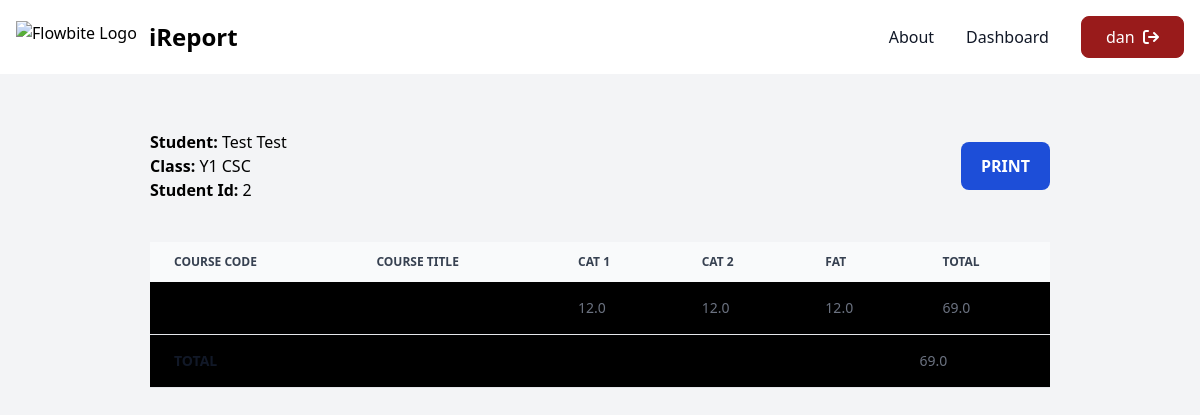
Screenshot of /dashboard/report/2/ (signed in) with the database file from the repository.
### MainApp/models.py (models this page shows, shortened)
class Student(models.Model):
    creator = models.ForeignKey(User, on_delete=models.CASCADE)
    student_id = models.CharField(max_length=10,default='0')
    first_name = models.CharField(max_length=100)
    last_name = models.CharField(max_length=100)
    current_class = models.ForeignKey('TheClass',on_delete=models.CASCADE)

class TheClass(models.Model):
    creator = models.ForeignKey(User, on_delete=models.CASCADE)
    name = models.CharField(max_length=100)
    code = models.CharField(max_length=10)
    courses = models.ManyToManyField('Course')

class Data(models.Model):
    student = models.ForeignKey(Student,on_delete=models.CASCADE)
    course = models.ForeignKey(Course,on_delete=models.CASCADE,null=True,blank=True)
    cat1 = models.FloatField(default=0.0)
    cat2 =models.FloatField(default=0.0)
    fat = models.FloatField(default=0.0)
    total = models.FloatField(default=0.0)

### MainApp/views.py (the view)
# urls.py: path('dashboard/report/<int:student_id>/', StudentReport.as_view(), name='student_report'),
class StudentReport(LoginRequiredMixin, View):
    def get(self, request, student_id):
        student = Student.objects.get(student_id=student_id)
        data_records = Data.objects.filter(student=student)
        courses = student.current_class.courses.all()
        sum_of_marks = 0
        for data in data_records:
             sum_of_marks += data.total
        context = {
            'student': student,
            'data_records': data_records,
            'courses': courses,
            'sum_of_marks':sum_of_marks
        }
        return render(request, 'student_report.html', context)

### MainApp/templates/student_report.html (shortened to what this page needs)
{% extends 'dashboard_base.html' %} {% block dashboard %}
<section
  class="flex bg-gray-100 min-h-screen"
  x-data="{panel:false, menu:true}"
>
  <div class="mx-auto w-3/4 my-10">
    <div class="flex justify-between items-center py-4">
    <div>
    <h1><b>Student: </b> {{ student.first_name }} {{ student.last_name }}</h1>
    <h2><b>Class: </b> {{ student.current_class.name }}</h2>
    <h2><b>Student Id: </b> {{ student.student_id }}</h2>
    </div>
    <button class="rounded-lg py-3 px-5 text-bold bg-blue-700 text-white font-bold" onclick="(this.style.display='none',print())()">PRINT</button>
    </div>
    <div class="relative overflow-x-auto">
      <table
        class="w-full text-sm text-left rtl:text-right text-gray-500 dark:text-gray-400 my-6"
      >
        <thead
          class="text-xs text-gray-700 uppercase bg-gray-50 dark:bg-gray-700 dark:text-gray-400"
        >
          <tr>
            <th scope="col" class="px-6 py-3">Course Code</th>
            <th scope="col" class="px-6 py-3">Course Title</th>
            <th scope="col" class="px-6 py-3">CAT 1</th>
            <th scope="col" class="px-6 py-3">CAT 2</th>
            <th scope="col" class="px-6 py-3">FAT</th>
            <th scope="col" class="px-6 py-3">Total</th>
          </tr>
        </thead>
          {% for record in data_records %}
          <tr class="bg-black border-b dark:bg-gray-800 dark:border-gray-700">
            <th
              scope="row"
              class="px-6 py-4 font-medium text-gray-900 whitespace-nowrap dark:text-white"
            >
            </th>
            <th
              scope="row"
              class="px-6 py-4 font-medium text-gray-900 whitespace-nowrap dark:text-white"
            >
            </th>
            <td class="px-6 py-4">{{ record.cat1 }}</td>
            <td class="px-6 py-4">{{ record.cat2 }}</td>
            <td class="px-6 py-4">{{ record.fat }}</td>
            <td class="px-6 py-4">{{ record.total }}</td>
          </tr>
          {% endfor %}
          <tr class="bg-black border-b dark:bg-gray-800 dark:border-gray-700">
            <td scope="row"
              class="px-6 py-4 font-medium text-gray-900 whitespace-nowrap dark:text-white" colspan="5"><b>TOTAL</b></td>
            <td>{{sum_of_marks}}</td>
          </tr>
      </table>
    </div>
  </div>
</section>
{% endblock %}

### MainApp/templates/base.html (shortened to what this page needs)
{% load static %}
<!DOCTYPE html>
<html lang="en">
  <head>
    <link
      rel="stylesheet"
      href="https://cdnjs.cloudflare.com/ajax/libs/font-awesome/6.5.2/css/all.min.css"
    />
    <link
      rel="stylesheet"
      href="https://cdnjs.cloudflare.com/ajax/libs/font-awesome/6.5.2/css/all.min.css"
    />
    <link
      href="https://cdnjs.cloudflare.com/ajax/libs/flowbite/2.3.0/flowbite.min.css"
      rel="stylesheet"
    />
    <script src="https://cdn.tailwindcss.com"></script>
  </head>
  <body class="overflow-x-hidden">
    <nav class="bg-white border-gray-200 dark:bg-gray-900">
      <div
        class="max-w-screen-xl flex flex-wrap items-center justify-between mx-auto p-4"
      >
        <a href="/" class="flex items-center space-x-3 rtl:space-x-reverse">
          <img
            src="https://flowbite.com/docs/images/logo.svg"
            class="h-8"
            alt="Flowbite Logo"
          />
          <span
            class="self-center text-2xl font-semibold whitespace-nowrap dark:text-white"
            >iReport</span
          >
        </a>
        <div class="hidden w-full md:block md:w-auto" id="navbar-default">
          <ul
            class="font-medium flex flex-col items-center p-4 md:p-0 mt-4 border border-gray-100 rounded-lg bg-gray-50 md:flex-row md:space-x-8 rtl:space-x-reverse md:mt-0 md:border-0 md:bg-white dark:bg-gray-800 md:dark:bg-gray-900 dark:border-gray-700"
          >
            <li>
              <a
                href="/"
                class="block py-2 px-3 text-white bg-blue-700 rounded md:bg-transparent md:p-0 dark:text-white md:hover:text-orange-700"
                aria-current="page"
                >Home</a
              >
            </li>
            <li>
              <a
                href="/#about"
                class="block py-2 px-3 text-gray-900 rounded hover:bg-gray-100 md:hover:bg-transparent md:border-0 md:hover:text-blue-700 md:p-0 dark:text-white md:dark:hover:text-orange-500 dark:hover:bg-gray-700 dark:hover:text-white md:dark:hover:bg-transparent"
                >About</a
              >
            </li>
            <li>
              <a
                href="/dashboard"
                class="block py-2 px-3 text-gray-900 rounded hover:bg-gray-100 md:hover:bg-transparent md:border-0 md:hover:text-blue-700 md:p-0 dark:text-white md:dark:hover:text-orange-500 dark:hover:bg-gray-700 dark:hover:text-white md:dark:hover:bg-transparent"
                >Dashboard</a
              >
            </li>
            <a
              href="/logout"
              class="flex items-center py-2 px-6 hover:bg-transparent hover:text-red-800 border border-red-800 bg-red-800 text-white rounded-lg"
            >
              {{request.user}} &nbsp; <i class="fa-solid fa-sign-out"></i
            ></a>
          </ul>
        </div>
      </div>
    </nav>
    {% block content %} {% endblock content%} {% block footer%} {% endblock%}
  </body>
</html>

### rows the page displays
Student: first_name "Test", last_name "Test", current_class.name "Y1 CSC", student_id "2"
Data: cat1 "12.0", cat2 "12.0", fat "12.0", total "69.0"

### other values shown
{{ request.user }} "dan"
{{ sum_of_marks }} "69.0"
